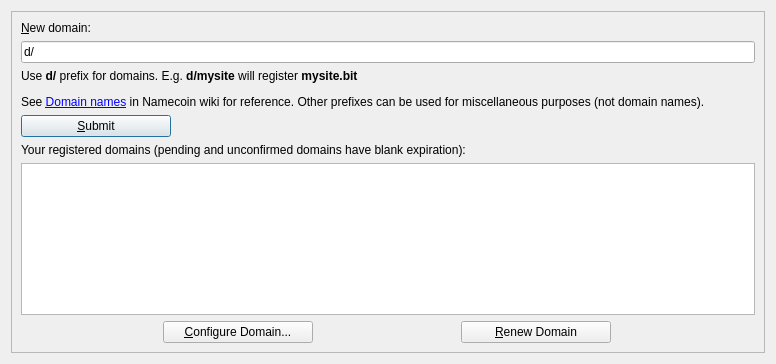
<?xml version="1.0" encoding="UTF-8"?>
<ui version="4.0">
 <class>ManageDomainsPage</class>
 <widget class="QWidget" name="ManageDomainsPage">
  <property name="geometry">
   <rect>
    <x>0</x>
    <y>0</y>
    <width>776</width>
    <height>364</height>
   </rect>
  </property>
  <layout class="QHBoxLayout" name="horizontalLayout">
   <item>
    <widget class="QFrame" name="frame2">
     <property name="sizePolicy">
      <sizepolicy hsizetype="Preferred" vsizetype="Expanding">
       <horstretch>0</horstretch>
       <verstretch>0</verstretch>
      </sizepolicy>
     </property>
     <property name="frameShape">
      <enum>QFrame::StyledPanel</enum>
     </property>
     <property name="frameShadow">
      <enum>QFrame::Sunken</enum>
     </property>
     <layout class="QVBoxLayout" name="verticalLayout">
      <item>
       <widget class="QLabel" name="label_4">
        <property name="sizePolicy">
         <sizepolicy hsizetype="Preferred" vsizetype="Maximum">
          <horstretch>0</horstretch>
          <verstretch>0</verstretch>
         </sizepolicy>
        </property>
        <property name="text">
         <string>&amp;New domain:</string>
        </property>
        <property name="alignment">
         <set>Qt::AlignLeading|Qt::AlignLeft|Qt::AlignVCenter</set>
        </property>
        <property name="buddy">
         <cstring>registerDomain</cstring>
        </property>
       </widget>
      </item>
      <item>
       <widget class="QValidatedLineEdit" name="registerDomain">
        <property name="toolTip">
         <string>Enter domain (prefixed with d/) to be registered via Beyondcoin.</string>
        </property>
        <property name="text">
         <string>d/</string>
        </property>
       </widget>
      </item>
      <item>
       <widget class="QLabel" name="label">
        <property name="sizePolicy">
         <sizepolicy hsizetype="Preferred" vsizetype="Preferred">
          <horstretch>0</horstretch>
          <verstretch>0</verstretch>
         </sizepolicy>
        </property>
        <property name="text">
         <string>&lt;html&gt;&lt;head/&gt;&lt;body&gt;&lt;p&gt;Use &lt;span style=&quot; font-weight:600;&quot;&gt;d/&lt;/span&gt; prefix for domains. E.g. &lt;span style=&quot; font-weight:600;&quot;&gt;d/mysite&lt;/span&gt; will register &lt;span style=&quot; font-weight:600;&quot;&gt;mysite.bit&lt;/span&gt;&lt;/p&gt;&lt;p&gt;See &lt;a href=&quot;https://wiki.namecoin.info/index.php?title=Domain_Name_Specification&quot;&gt;&lt;span style=&quot; text-decoration: underline; color:#0000ff;&quot;&gt;Domain names&lt;/span&gt;&lt;/a&gt; in Namecoin wiki for reference. Other prefixes can be used for miscellaneous purposes (not domain names).&lt;/p&gt;&lt;/body&gt;&lt;/html&gt;</string>
        </property>
        <property name="textFormat">
         <enum>Qt::RichText</enum>
        </property>
        <property name="wordWrap">
         <bool>true</bool>
        </property>
        <property name="openExternalLinks">
         <bool>true</bool>
        </property>
       </widget>
      </item>
      <item>
       <widget class="QPushButton" name="submitDomainButton">
        <property name="sizePolicy">
         <sizepolicy hsizetype="Fixed" vsizetype="Fixed">
          <horstretch>0</horstretch>
          <verstretch>0</verstretch>
         </sizepolicy>
        </property>
        <property name="minimumSize">
         <size>
          <width>150</width>
          <height>0</height>
         </size>
        </property>
        <property name="toolTip">
         <string>Confirm the new domain action. Sends domain_new transaction
to the network and creates a pending domain_firstupdate transaction.</string>
        </property>
        <property name="text">
         <string>&amp;Submit</string>
        </property>
        <property name="icon">
         <iconset resource="../bitcoin.qrc">
          <normaloff>:/icons/send</normaloff>:/icons/send</iconset>
        </property>
        <property name="default">
         <bool>true</bool>
        </property>
       </widget>
      </item>
      <item>
       <spacer name="verticalSpacer">
        <property name="orientation">
         <enum>Qt::Vertical</enum>
        </property>
        <property name="sizeType">
         <enum>QSizePolicy::Maximum</enum>
        </property>
        <property name="sizeHint" stdset="0">
         <size>
          <width>20</width>
          <height>12</height>
         </size>
        </property>
       </spacer>
      </item>
      <item>
       <widget class="QLabel" name="label_5">
        <property name="sizePolicy">
         <sizepolicy hsizetype="Preferred" vsizetype="Maximum">
          <horstretch>0</horstretch>
          <verstretch>0</verstretch>
         </sizepolicy>
        </property>
        <property name="text">
         <string>Your registered domains (pending and unconfirmed domains have blank expiration):</string>
        </property>
        <property name="alignment">
         <set>Qt::AlignLeading|Qt::AlignLeft|Qt::AlignVCenter</set>
        </property>
        <property name="buddy">
         <cstring>registerDomain</cstring>
        </property>
       </widget>
      </item>
      <item>
       <widget class="QTableView" name="tableView">
        <property name="contextMenuPolicy">
         <enum>Qt::CustomContextMenu</enum>
        </property>
        <property name="toolTip">
         <string>Double-click domain to configure</string>
        </property>
        <property name="tabKeyNavigation">
         <bool>false</bool>
        </property>
        <property name="alternatingRowColors">
         <bool>true</bool>
        </property>
        <property name="selectionMode">
         <enum>QAbstractItemView::SingleSelection</enum>
        </property>
        <property name="selectionBehavior">
         <enum>QAbstractItemView::SelectRows</enum>
        </property>
        <property name="sortingEnabled">
         <bool>true</bool>
        </property>
        <attribute name="verticalHeaderVisible">
         <bool>false</bool>
        </attribute>
       </widget>
      </item>
      <item>
       <layout class="QHBoxLayout" name="horizontalLayout_3">
        <item>
         <widget class="QPushButton" name="configureDomainButton">
          <property name="sizePolicy">
           <sizepolicy hsizetype="Fixed" vsizetype="Fixed">
            <horstretch>0</horstretch>
            <verstretch>0</verstretch>
           </sizepolicy>
          </property>
          <property name="minimumSize">
           <size>
            <width>150</width>
            <height>0</height>
           </size>
          </property>
          <property name="toolTip">
           <string>Configure domain and submit update operation</string>
          </property>
          <property name="text">
           <string>&amp;Configure Domain...</string>
          </property>
          <property name="default">
           <bool>false</bool>
          </property>
         </widget>
        </item>
        <item>
         <widget class="QPushButton" name="renewDomainButton">
          <property name="sizePolicy">
           <sizepolicy hsizetype="Fixed" vsizetype="Fixed">
            <horstretch>0</horstretch>
            <verstretch>0</verstretch>
           </sizepolicy>
          </property>
          <property name="minimumSize">
           <size>
            <width>150</width>
            <height>0</height>
           </size>
          </property>
          <property name="toolTip">
           <string>Renew the domain with its current value</string>
          </property>
          <property name="text">
           <string>&amp;Renew Domain</string>
          </property>
          <property name="default">
           <bool>false</bool>
          </property>
         </widget>
        </item>
       </layout>
      </item>
     </layout>
    </widget>
   </item>
  </layout>
 </widget>
 <customwidgets>
  <customwidget>
   <class>QValidatedLineEdit</class>
   <extends>QLineEdit</extends>
   <header>../../src/qt/qvalidatedlineedit.h</header>
  </customwidget>
 </customwidgets>
 <resources>
  <include location="../bitcoin.qrc"/>
 </resources>
 <connections/>
</ui>
